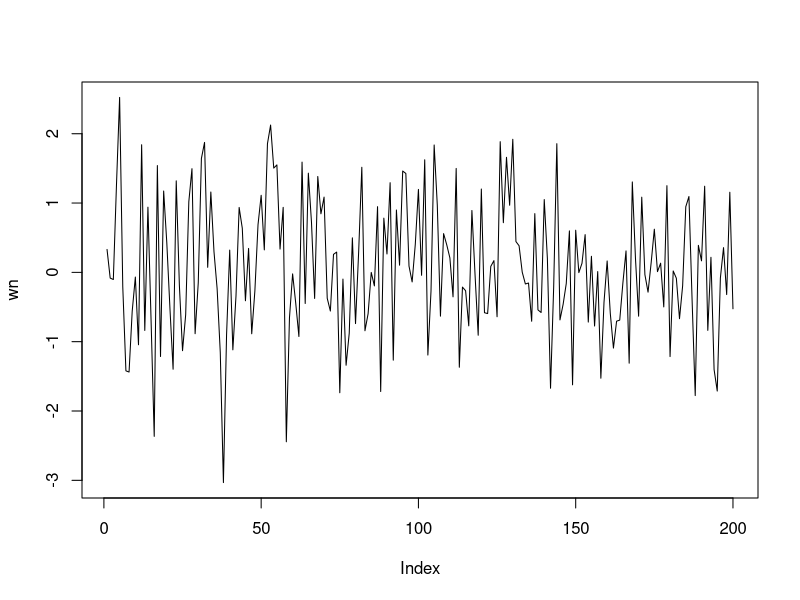
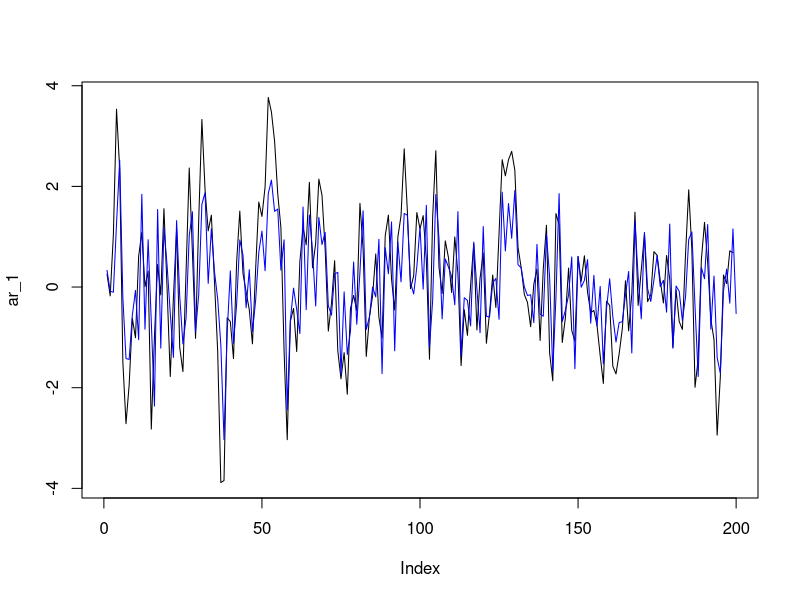
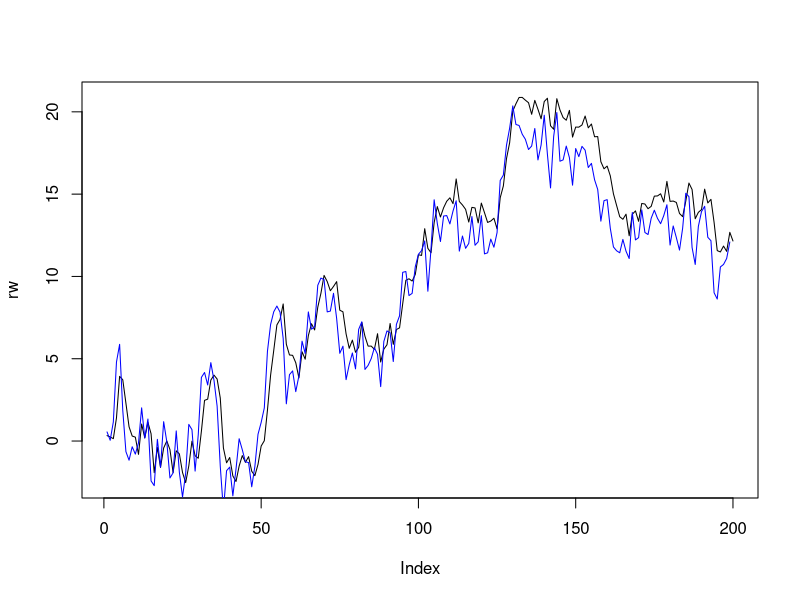
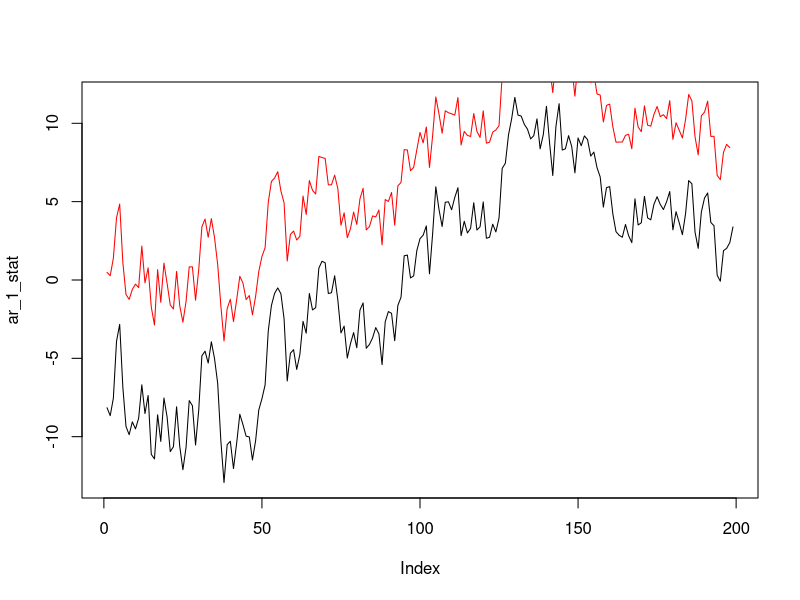
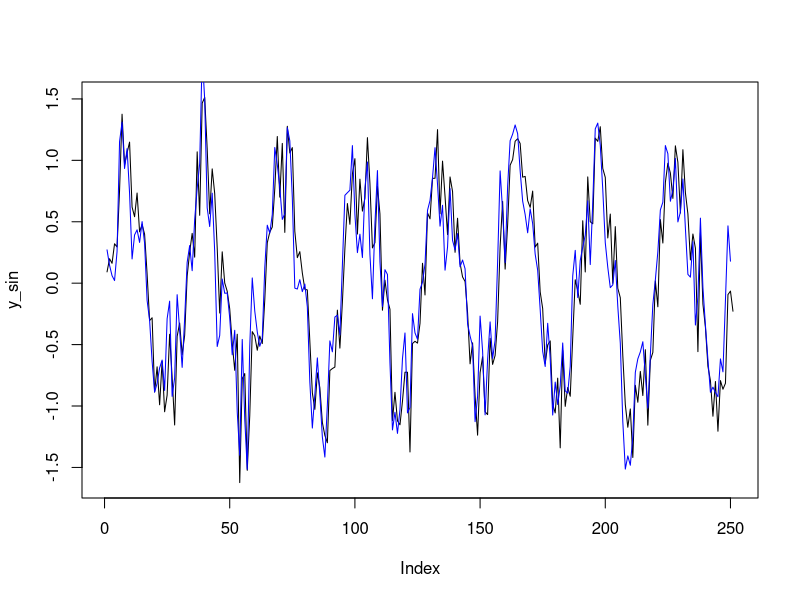
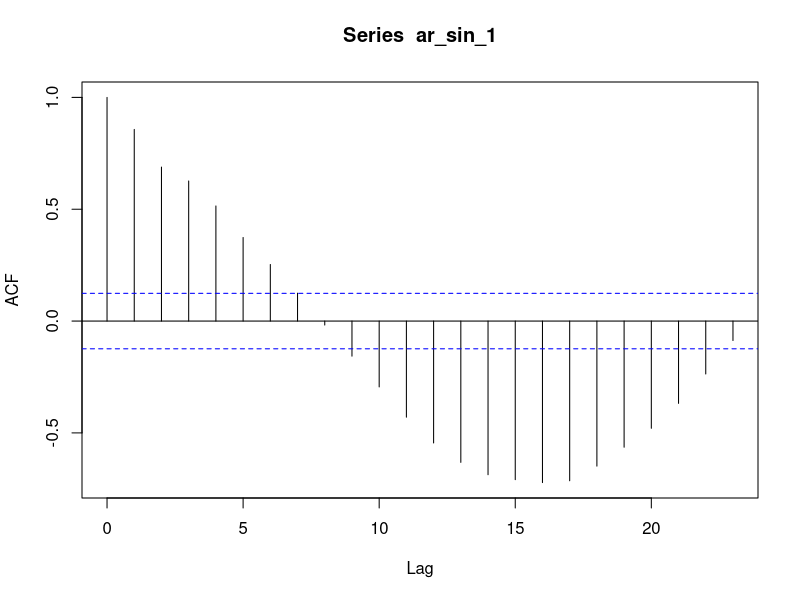
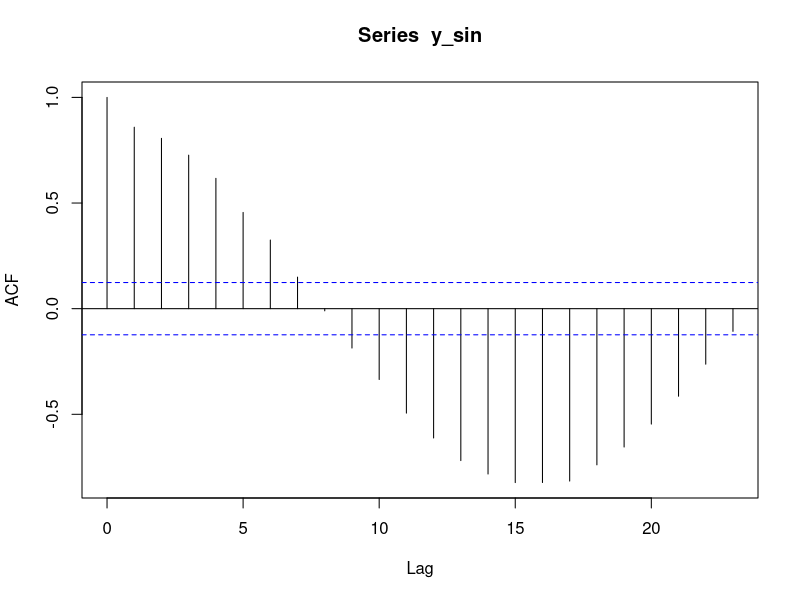

Recreate these plots in R, in order. (Note: this script raises an error after producing the figures.)
# AR

n <- 200
mu <- 0
sd <- 1
wn <- rnorm(n, mu, sd)

plot(wn, type = 'l')

phi_1 <- 0.9
ar_1 <- phi_1 * wn[2:length(wn)] + wn[1:(length(wn)-1)]
plot(ar_1, type = 'l')
lines(wn, col = 'blue')

0 / (1 - phi_1)
mean(ar_1)
mean(wn)

# random walk is not stationary
rw <- cumsum(wn)
plot(rw, type = 'l')

ar_1 <- 0.9 * rw[2:length(rw)] + wn[1:(length(rw)-1)]
lines(ar_1, col = 'blue')

wn[1] / (1 - 0.9)
mean(ar_1)

ar_1_stat <- ar_1 - mean(ar_1) # (wn[1] / (1 - 0.9))

plot(ar_1_stat, type = 'l')

ar_2 <- 0.5 * rw[2:(length(rw)-1)] + 0.2 * rw[3:length(rw)] + wn[1:(length(rw)-2)]
lines(ar_2, col = 'red')


t <- seq(0, 50, 0.2)
wn_1 <- rnorm(length(t), 0, 0.25)
y_sin <- sin(t) + wn_1

plot(y_sin, type = 'l')

ar_sin_1 <- 0.90 * y_sin[2:length(y_sin)] + wn_1[1:(length(wn_1)-1)]
lines(ar_sin_1, col = 'blue')
acf(ar_sin_1)
acf(y_sin)
f